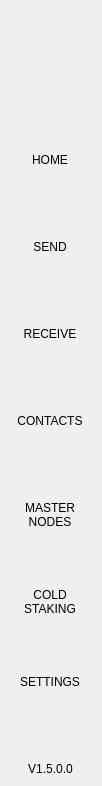
<?xml version="1.0" encoding="UTF-8"?>
<ui version="4.0">
 <class>NavMenuWidget</class>
 <widget class="QWidget" name="NavMenuWidget">
  <property name="geometry">
   <rect>
    <x>0</x>
    <y>0</y>
    <width>102</width>
    <height>786</height>
   </rect>
  </property>
  <property name="windowTitle">
   <string>Form</string>
  </property>
  <property name="styleSheet">
   <string notr="true">padding:0px;
border:none;
margin:0px;</string>
  </property>
  <layout class="QVBoxLayout" name="verticalLayout">
   <property name="spacing">
    <number>0</number>
   </property>
   <property name="leftMargin">
    <number>0</number>
   </property>
   <property name="topMargin">
    <number>0</number>
   </property>
   <property name="rightMargin">
    <number>0</number>
   </property>
   <property name="bottomMargin">
    <number>0</number>
   </property>
   <item>
    <widget class="QWidget" name="navContainer_2" native="true">
     <layout class="QVBoxLayout" name="navContainer" stretch="0,0,0,0">
      <property name="spacing">
       <number>0</number>
      </property>
      <property name="leftMargin">
       <number>0</number>
      </property>
      <property name="topMargin">
       <number>0</number>
      </property>
      <property name="rightMargin">
       <number>0</number>
      </property>
      <property name="bottomMargin">
       <number>10</number>
      </property>
      <item>
       <widget class="QPushButton" name="imgLogo">
        <property name="minimumSize">
         <size>
          <width>0</width>
          <height>120</height>
         </size>
        </property>
        <property name="focusPolicy">
         <enum>Qt::NoFocus</enum>
        </property>
        <property name="text">
         <string/>
        </property>
        <property name="iconSize">
         <size>
          <width>64</width>
          <height>64</height>
         </size>
        </property>
       </widget>
      </item>
      <item>
       <widget class="QScrollArea" name="scrollAreaNav">
        <property name="sizePolicy">
         <sizepolicy hsizetype="Expanding" vsizetype="Expanding">
          <horstretch>0</horstretch>
          <verstretch>0</verstretch>
         </sizepolicy>
        </property>
        <property name="minimumSize">
         <size>
          <width>0</width>
          <height>0</height>
         </size>
        </property>
        <property name="styleSheet">
         <string notr="true">QScrollBar {
height:0px;
 width:0px;
}

#scrollAreaNav{
background-color:transparent;
}</string>
        </property>
        <property name="horizontalScrollBarPolicy">
         <enum>Qt::ScrollBarAlwaysOff</enum>
        </property>
        <property name="sizeAdjustPolicy">
         <enum>QAbstractScrollArea::AdjustToContents</enum>
        </property>
        <property name="widgetResizable">
         <bool>true</bool>
        </property>
        <property name="alignment">
         <set>Qt::AlignLeading|Qt::AlignLeft|Qt::AlignTop</set>
        </property>
        <widget class="QWidget" name="scrollAreaNavVert">
         <property name="geometry">
          <rect>
           <x>0</x>
           <y>0</y>
           <width>100</width>
           <height>640</height>
          </rect>
         </property>
         <property name="sizePolicy">
          <sizepolicy hsizetype="Preferred" vsizetype="Expanding">
           <horstretch>0</horstretch>
           <verstretch>0</verstretch>
          </sizepolicy>
         </property>
         <property name="minimumSize">
          <size>
           <width>0</width>
           <height>0</height>
          </size>
         </property>
         <property name="autoFillBackground">
          <bool>false</bool>
         </property>
         <property name="styleSheet">
          <string notr="true">#scrollAreaNavVert{
background-color:transparent;
}</string>
         </property>
         <layout class="QVBoxLayout" name="verticalLayout_3">
          <property name="spacing">
           <number>0</number>
          </property>
          <property name="sizeConstraint">
           <enum>QLayout::SetDefaultConstraint</enum>
          </property>
          <property name="leftMargin">
           <number>0</number>
          </property>
          <property name="topMargin">
           <number>0</number>
          </property>
          <property name="rightMargin">
           <number>0</number>
          </property>
          <property name="bottomMargin">
           <number>0</number>
          </property>
          <item>
           <widget class="QToolButton" name="btnDashboard">
            <property name="minimumSize">
             <size>
              <width>100</width>
              <height>80</height>
             </size>
            </property>
            <property name="text">
             <string>HOME
</string>
            </property>
            <property name="iconSize">
             <size>
              <width>32</width>
              <height>32</height>
             </size>
            </property>
            <property name="checkable">
             <bool>true</bool>
            </property>
            <property name="checked">
             <bool>true</bool>
            </property>
            <property name="autoExclusive">
             <bool>true</bool>
            </property>
           </widget>
          </item>
          <item>
           <widget class="QToolButton" name="btnSend">
            <property name="minimumSize">
             <size>
              <width>100</width>
              <height>80</height>
             </size>
            </property>
            <property name="text">
             <string>SEND
</string>
            </property>
            <property name="iconSize">
             <size>
              <width>32</width>
              <height>32</height>
             </size>
            </property>
            <property name="checkable">
             <bool>true</bool>
            </property>
            <property name="autoExclusive">
             <bool>true</bool>
            </property>
           </widget>
          </item>
          <item>
           <widget class="QToolButton" name="btnReceive">
            <property name="minimumSize">
             <size>
              <width>100</width>
              <height>80</height>
             </size>
            </property>
            <property name="text">
             <string>RECEIVE
</string>
            </property>
            <property name="checkable">
             <bool>true</bool>
            </property>
            <property name="autoExclusive">
             <bool>true</bool>
            </property>
           </widget>
          </item>
          <item>
           <widget class="QToolButton" name="btnAddress">
            <property name="minimumSize">
             <size>
              <width>100</width>
              <height>80</height>
             </size>
            </property>
            <property name="text">
             <string>CONTACTS
</string>
            </property>
            <property name="iconSize">
             <size>
              <width>32</width>
              <height>32</height>
             </size>
            </property>
            <property name="checkable">
             <bool>true</bool>
            </property>
            <property name="autoExclusive">
             <bool>true</bool>
            </property>
           </widget>
          </item>
          <item>
           <widget class="QToolButton" name="btnMaster">
            <property name="minimumSize">
             <size>
              <width>100</width>
              <height>80</height>
             </size>
            </property>
            <property name="text">
             <string>MASTER
NODES</string>
            </property>
            <property name="iconSize">
             <size>
              <width>32</width>
              <height>32</height>
             </size>
            </property>
            <property name="checkable">
             <bool>true</bool>
            </property>
            <property name="autoExclusive">
             <bool>true</bool>
            </property>
           </widget>
          </item>
          <item>
           <widget class="QToolButton" name="btnColdStaking">
            <property name="minimumSize">
             <size>
              <width>100</width>
              <height>80</height>
             </size>
            </property>
            <property name="text">
             <string>COLD
STAKING</string>
            </property>
            <property name="iconSize">
             <size>
              <width>32</width>
              <height>32</height>
             </size>
            </property>
            <property name="checkable">
             <bool>true</bool>
            </property>
            <property name="autoExclusive">
             <bool>true</bool>
            </property>
           </widget>
          </item>
          <item>
           <widget class="QToolButton" name="btnSettings">
            <property name="minimumSize">
             <size>
              <width>100</width>
              <height>80</height>
             </size>
            </property>
            <property name="text">
             <string>SETTINGS
</string>
            </property>
            <property name="iconSize">
             <size>
              <width>32</width>
              <height>32</height>
             </size>
            </property>
            <property name="checkable">
             <bool>true</bool>
            </property>
            <property name="autoExclusive">
             <bool>true</bool>
            </property>
           </widget>
          </item>
         </layout>
        </widget>
       </widget>
      </item>
      <item>
       <spacer name="verticalSpacer">
        <property name="orientation">
         <enum>Qt::Vertical</enum>
        </property>
        <property name="sizeType">
         <enum>QSizePolicy::Minimum</enum>
        </property>
        <property name="sizeHint" stdset="0">
         <size>
          <width>20</width>
          <height>20</height>
         </size>
        </property>
       </spacer>
      </item>
      <item alignment="Qt::AlignHCenter">
       <widget class="QLabel" name="labelVersion">
        <property name="maximumSize">
         <size>
          <width>16777215</width>
          <height>60</height>
         </size>
        </property>
        <property name="text">
         <string>V1.5.0.0</string>
        </property>
        <property name="alignment">
         <set>Qt::AlignBottom|Qt::AlignHCenter</set>
        </property>
       </widget>
      </item>
     </layout>
    </widget>
   </item>
  </layout>
 </widget>
 <resources/>
 <connections/>
</ui>
